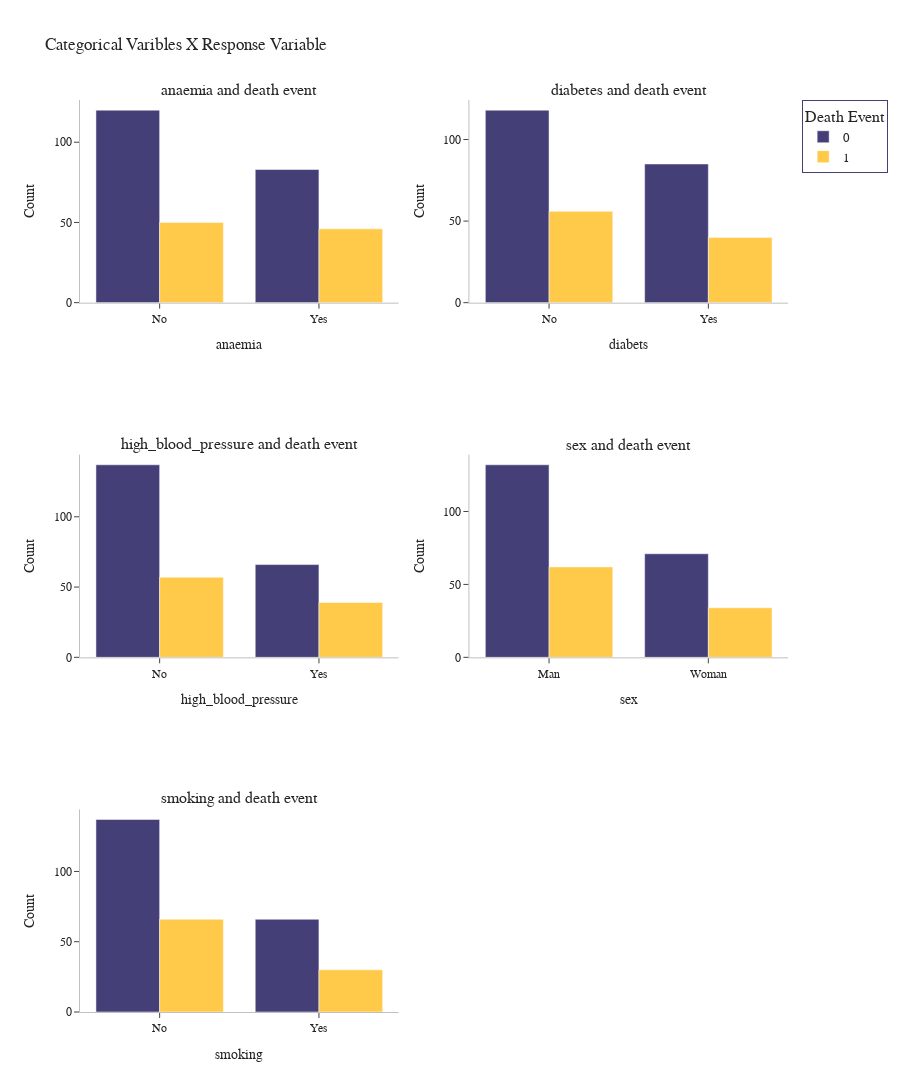

Notebook cell for this chart:
### Markdown cell above
Some observations:
- The mean of people that had heart failure and dead is 65 years, that show how older the person more chance of died . And also can be observed that only one person that had 90 years doesn't died.
- There a high level of creatinine_phosphokinase doesn't indicate that the person that had heart failure will have more chance death. This also occur with serum_creatinine.
- If the person had one mean of 160 days of follow-up or more, your survival chance is biggest.

### Code cell
#categorical variables X response variable
# ploting numerical variables x response variable
fig5  = make_subplots(rows = 3, cols=2,subplot_titles=categorical_variables.columns+' and death event')
rows = [1,1,2,2,3]
cols = [1,2,1,2,1]

def create_trace_bar(df: pd.DataFrame, response_variable: pd.Series):
    list_traces = list()
    list_traces2 = list()
    legend=True
    count = 0
    for column in df.columns:
        if column == 'sex':
            x=['Man','Woman']
            trace = go.Bar(x = x,y=df.groupby(response_variable)[column].value_counts()[0].values,
                        marker_color='#453F78',name='0',
                        showlegend=legend)
            trace2 = go.Bar(x = x,y=df.groupby(response_variable)[column].value_counts()[1].values,
                            marker_color='#FFC94A',name='1',
                            showlegend=legend)
        else:
            x = ['No','Yes']
            trace = go.Bar(x = x,y=df.groupby(response_variable)[column].value_counts()[0].values,
                        marker_color='#453F78',name='0',
                        showlegend=legend)
            trace2 = go.Bar(x = x,y=df.groupby(response_variable)[column].value_counts()[1].values,
                            marker_color='#FFC94A',name='1',
                            showlegend=legend)
        count+=1
        if count >= 1:
            legend=False
        list_traces.append(trace)
        list_traces2.append(trace2)
    return list_traces,list_traces2
traces,traces2 = create_trace_bar(categorical_variables,df_cleaned['DEATH_EVENT'])
fig5.add_traces(traces,rows=rows,cols=cols)
fig5.add_traces(traces2,rows=rows,cols=cols)
fig5.update_layout(showlegend=True,height=1300,title='Categorical Varibles X Response Variable',font_family='Rockwell',
                   template='simple_white',legend=dict(orientation='v',bordercolor='#453F78',borderwidth=1,font_size=13,title='Death Event'))
fig5.update_yaxes(title='Count',linecolor='silver')
fig5.update_xaxes(title_text='anaemia',row=1,col=1,linecolor='silver')
fig5.update_xaxes(title_text='diabets',row=1,col=2,linecolor='silver')
fig5.update_xaxes(title_text='high_blood_pressure',row=2,col=1,linecolor='silver')
fig5.update_xaxes(title_text='sex',row=2,col=2,linecolor='silver')
fig5.update_xaxes(title_text='smoking',row=3,col=1,linecolor='silver')

### Figure 1 — Plotly figure (JSON) as saved in the notebook; plotly's stock layout.template omitted (floating-point values rounded to 4 significant figures)
{"data": [{"marker": {"color": "#453F78"}, "name": "0", "showlegend": true, "type": "bar", "x": ["No", "Yes"], "xaxis": "x", "y": [120, 83], "yaxis": "y"}, {"marker": {"color": "#453F78"}, "name": "0", "showlegend": false, "type": "bar", "x": ["No", "Yes"], "xaxis": "x2", "y": [118, 85], "yaxis": "y2"}, {"marker": {"color": "#453F78"}, "name": "0", "showlegend": false, "type": "bar", "x": ["No", "Yes"], "xaxis": "x3", "y": [137, 66], "yaxis": "y3"}, {"marker": {"color": "#453F78"}, "name": "0", "showlegend": false, "type": "bar", "x": ["Man", "Woman"], "xaxis": "x4", "y": [132, 71], "yaxis": "y4"}, {"marker": {"color": "#453F78"}, "name": "0", "showlegend": false, "type": "bar", "x": ["No", "Yes"], "xaxis": "x5", "y": [137, 66], "yaxis": "y5"}, {"marker": {"color": "#FFC94A"}, "name": "1", "showlegend": true, "type": "bar", "x": ["No", "Yes"], "xaxis": "x", "y": [50, 46], "yaxis": "y"}, {"marker": {"color": "#FFC94A"}, "name": "1", "showlegend": false, "type": "bar", "x": ["No", "Yes"], "xaxis": "x2", "y": [56, 40], "yaxis": "y2"}, {"marker": {"color": "#FFC94A"}, "name": "1", "showlegend": false, "type": "bar", "x": ["No", "Yes"], "xaxis": "x3", "y": [57, 39], "yaxis": "y3"}, {"marker": {"color": "#FFC94A"}, "name": "1", "showlegend": false, "type": "bar", "x": ["Man", "Woman"], "xaxis": "x4", "y": [62, 34], "yaxis": "y4"}, {"marker": {"color": "#FFC94A"}, "name": "1", "showlegend": false, "type": "bar", "x": ["No", "Yes"], "xaxis": "x5", "y": [66, 30], "yaxis": "y5"}], "layout": {"annotations": [{"font": {"size": 16}, "showarrow": false, "text": "anaemia and death event", "x": 0.225, "xanchor": "center", "xref": "paper", "y": 1, "yanchor": "bottom", "yref": "paper"}, {"font": {"size": 16}, "showarrow": false, "text": "diabetes and death event", "x": 0.775, "xanchor": "center", "xref": "paper", "y": 1, "yanchor": "bottom", "yref": "paper"}, {"font": {"size": 16}, "showarrow": false, "text": "high_blood_pressure and death event", "x": 0.225, "xanchor": "center", "xref": "paper", "y": 0.6111, "yanchor": "bottom", "yref": "paper"}, {"font": {"size": 16}, "showarrow": false, "text": "sex and death event", "x": 0.775, "xanchor": "center", "xref": "paper", "y": 0.6111, "yanchor": "bottom", "yref": "paper"}, {"font": {"size": 16}, "showarrow": false, "text": "smoking and death event", "x": 0.225, "xanchor": "center", "xref": "paper", "y": 0.2222, "yanchor": "bottom", "yref": "paper"}], "font": {"family": "Rockwell"}, "height": 1300, "legend": {"bordercolor": "#453F78", "borderwidth": 1, "font": {"size": 13}, "orientation": "v", "title": {"text": "Death Event"}}, "showlegend": true, "title": {"text": "Categorical Varibles X Response Variable"}, "xaxis": {"anchor": "y", "domain": [0, 0.45], "linecolor": "silver", "title": {"text": "anaemia"}}, "xaxis2": {"anchor": "y2", "domain": [0.55, 1], "linecolor": "silver", "title": {"text": "diabets"}}, "xaxis3": {"anchor": "y3", "domain": [0, 0.45], "linecolor": "silver", "title": {"text": "high_blood_pressure"}}, "xaxis4": {"anchor": "y4", "domain": [0.55, 1], "linecolor": "silver", "title": {"text": "sex"}}, "xaxis5": {"anchor": "y5", "domain": [0, 0.45], "linecolor": "silver", "title": {"text": "smoking"}}, "xaxis6": {"anchor": "y6", "domain": [0.55, 1]}, "yaxis": {"anchor": "x", "domain": [0.7778, 1], "linecolor": "silver", "title": {"text": "Count"}}, "yaxis2": {"anchor": "x2", "domain": [0.7778, 1], "linecolor": "silver", "title": {"text": "Count"}}, "yaxis3": {"anchor": "x3", "domain": [0.3889, 0.6111], "linecolor": "silver", "title": {"text": "Count"}}, "yaxis4": {"anchor": "x4", "domain": [0.3889, 0.6111], "linecolor": "silver", "title": {"text": "Count"}}, "yaxis5": {"anchor": "x5", "domain": [0, 0.2222], "linecolor": "silver", "title": {"text": "Count"}}, "yaxis6": {"anchor": "x6", "domain": [0, 0.2222], "linecolor": "silver", "title": {"text": "Count"}}}}
